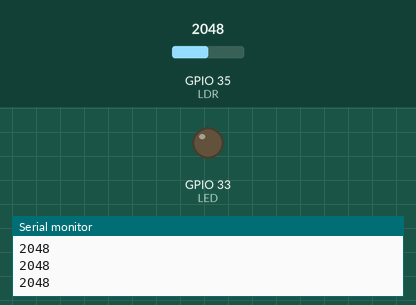
This sketch was run on a simulated ESP32. Shown: output pins drawn as LEDs (lit = HIGH), the last lines printed to the serial monitor. Inputs (shaded band) come from the test bench; at power-on: GPIO 35 (LDR) = 2048.

Above: at 1.2 s.
1.3 s: GPIO 35 (LDR) set to 1045
2.8 s: GPIO 35 (LDR) set to 942
At 3.5 s:
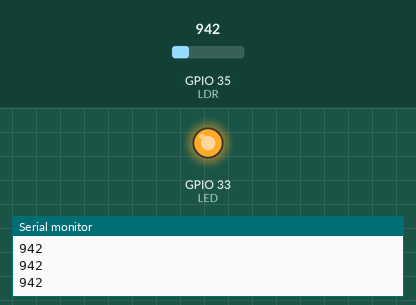
4.3 s: GPIO 35 (LDR) set to 1228
At 4.8 s:
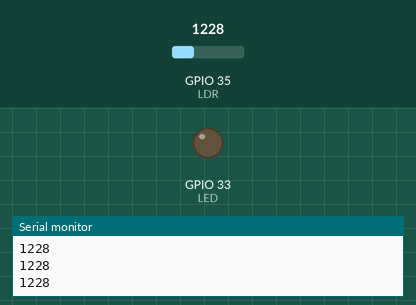
5.8 s: GPIO 35 (LDR) set to 491
At 7.2 s:
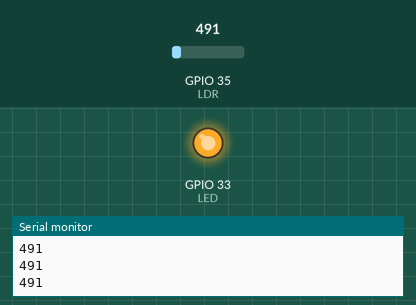
Timing chart, 0 to 8.3 s (numbered marks = the images above; inputs shaded):
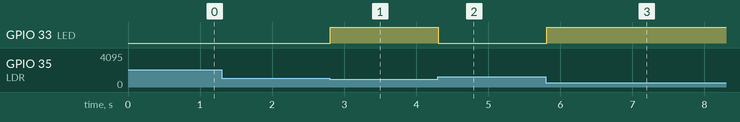

The sketch:

LED_LDR_16-2-23.ino
```cpp
//Mostrar en el Serial Plotter la señal
// al oscurecer e iluminar el LDR

#define LED 33
#define LDR 35
#define THRLD 1000

void setup() {
  pinMode(LED, OUTPUT);
  Serial.begin(115200);

}

void loop() {
  int ldr_sgl=analogRead(LDR);

  if(ldr_sgl>THRLD){
    digitalWrite(LED,LOW);
    }
  else{
    digitalWrite(LED,HIGH);
  }

  Serial.println(ldr_sgl);
  delay(100);
}
```

Measured:
- the behaviour switches between 1001 and 1000 on GPIO 35 (LDR) (found by bisection; images 0 and 1)
- after the input at 2.8 s, GPIO 33 (LED): LOW → HIGH at once
- after the input at 4.3 s, GPIO 33 (LED): HIGH → LOW at once
- after the input at 5.8 s, GPIO 33 (LED): LOW → HIGH at once
